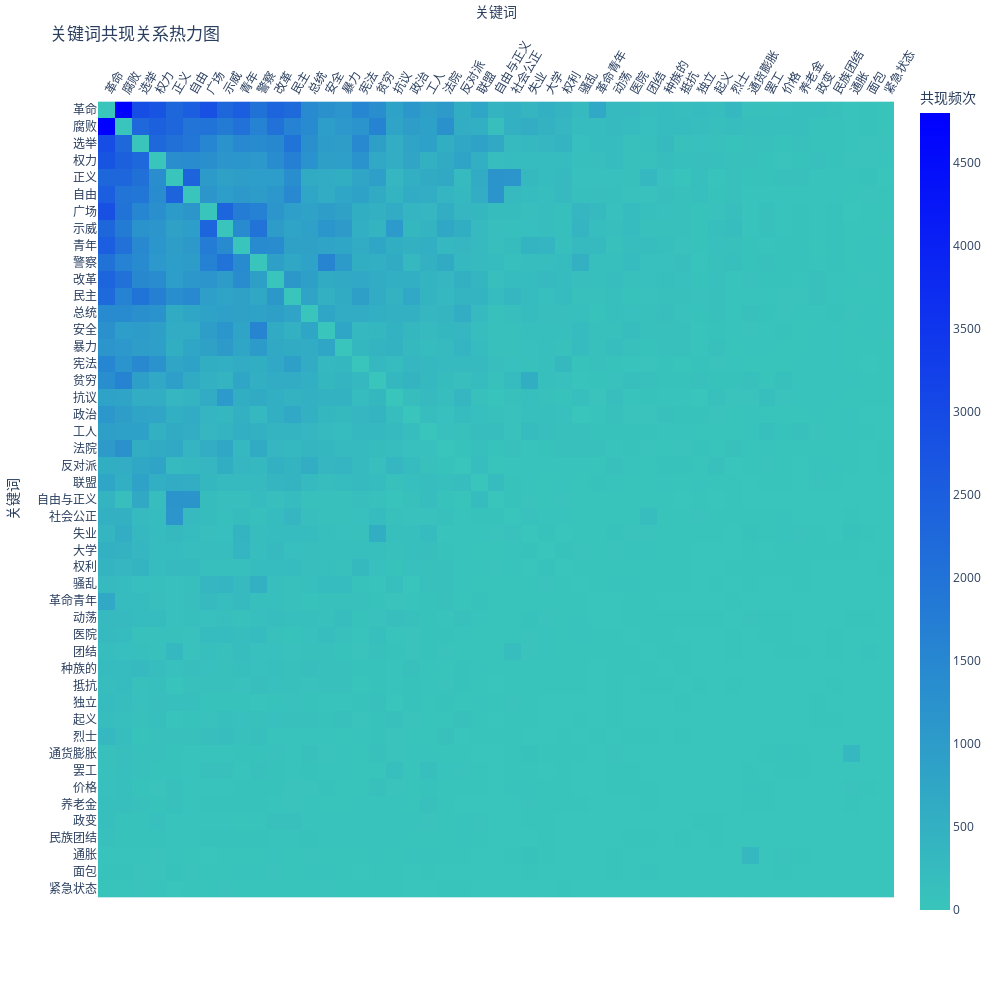

Notebook cell for this chart:
### Code cell
import plotly.express as px
import numpy as np
import pandas as pd


# 计算每个关键词的共现总次数
total_co_occurrence = co_occurrence_matrix.sum(axis=1) + co_occurrence_matrix.sum(axis=0)

# 根据共现总次数对关键词排序
sorted_indices = total_co_occurrence.sort_values(ascending=False).index
sorted_matrix = co_occurrence_matrix.loc[sorted_indices, sorted_indices]

# 使用 Plotly 绘制热力图
fig = px.imshow(sorted_matrix, labels=dict(x="关键词", y="关键词", color="共现频次"), color_continuous_scale=['#39C5BB',"#0000FF"])

# 更新布局以增强交互性
fig.update_xaxes(side="top")  # 将x轴放在顶部
fig.update_layout(
    title="关键词共现关系热力图",
    xaxis_nticks=47,  # 确保显示所有x轴标签
    yaxis_nticks=47,  # 确保显示所有y轴标签
    autosize=False,
    width=1000,  # 图像宽度
    height=1000,  # 图像高度
)

fig.update_xaxes(tickangle=300)  # 旋转 x 轴标签 45 度
fig.update_yaxes(tickangle=0)   # 保持 y 轴标签垂直（0 度）

fig.show()
fig.write_html("heatmap.html")

### Figure 1 — Plotly figure (JSON) as saved in the notebook; plotly's stock layout.template omitted (floating-point values rounded to 4 significant figures; data arrays with more than 128 entries replaced by an {"elided": "..."} marker saying what was removed)
{"data": [{"coloraxis": "coloraxis", "hovertemplate": "关键词: %{x}<br>关键词: %{y}<br>共现频次: %{z}<extra></extra>", "name": "0", "type": "heatmap", "x": ["革命", "腐败", "选举", "权力", "正义", "自由", "广场", "示威", "青年", "警察", "改革", "民主", "总统", "安全", "暴力", "宪法", "贫穷", "抗议", "政治", "工人", "法院", "反对派", "联盟", "自由与正义", "社会公正", "失业", "大学", "权利", "骚乱", "革命青年", "动荡", "医院", "团结", "种族的", "抵抗", "独立", "起义", "烈士", "通货膨胀", "罢工", "价格", "养老金", "政变", "民族团结", "通胀", "面包", "紧急状态"], "xaxis": "x", "y": ["革命", "腐败", "选举", "权力", "正义", "自由", "广场", "示威", "青年", "警察", "改革", "民主", "总统", "安全", "暴力", "宪法", "贫穷", "抗议", "政治", "工人", "法院", "反对派", "联盟", "自由与正义", "社会公正", "失业", "大学", "权利", "骚乱", "革命青年", "动荡", "医院", "团结", "种族的", "抵抗", "独立", "起义", "烈士", "通货膨胀", "罢工", "价格", "养老金", "政变", "民族团结", "通胀", "面包", "紧急状态"], "yaxis": "y", "z": {"elided": "47x47 int values"}}], "layout": {"autosize": false, "coloraxis": {"colorbar": {"title": {"text": "共现频次"}}, "colorscale": [[0, "#39C5BB"], [1, "#0000FF"]]}, "height": 1000, "margin": {"t": 60}, "title": {"text": "关键词共现关系热力图"}, "width": 1000, "xaxis": {"anchor": "y", "constrain": "domain", "domain": [0, 1], "nticks": 47, "scaleanchor": "y", "side": "top", "tickangle": -60, "title": {"text": "关键词"}}, "yaxis": {"anchor": "x", "autorange": "reversed", "constrain": "domain", "domain": [0, 1], "nticks": 47, "tickangle": 0, "title": {"text": "关键词"}}}}
